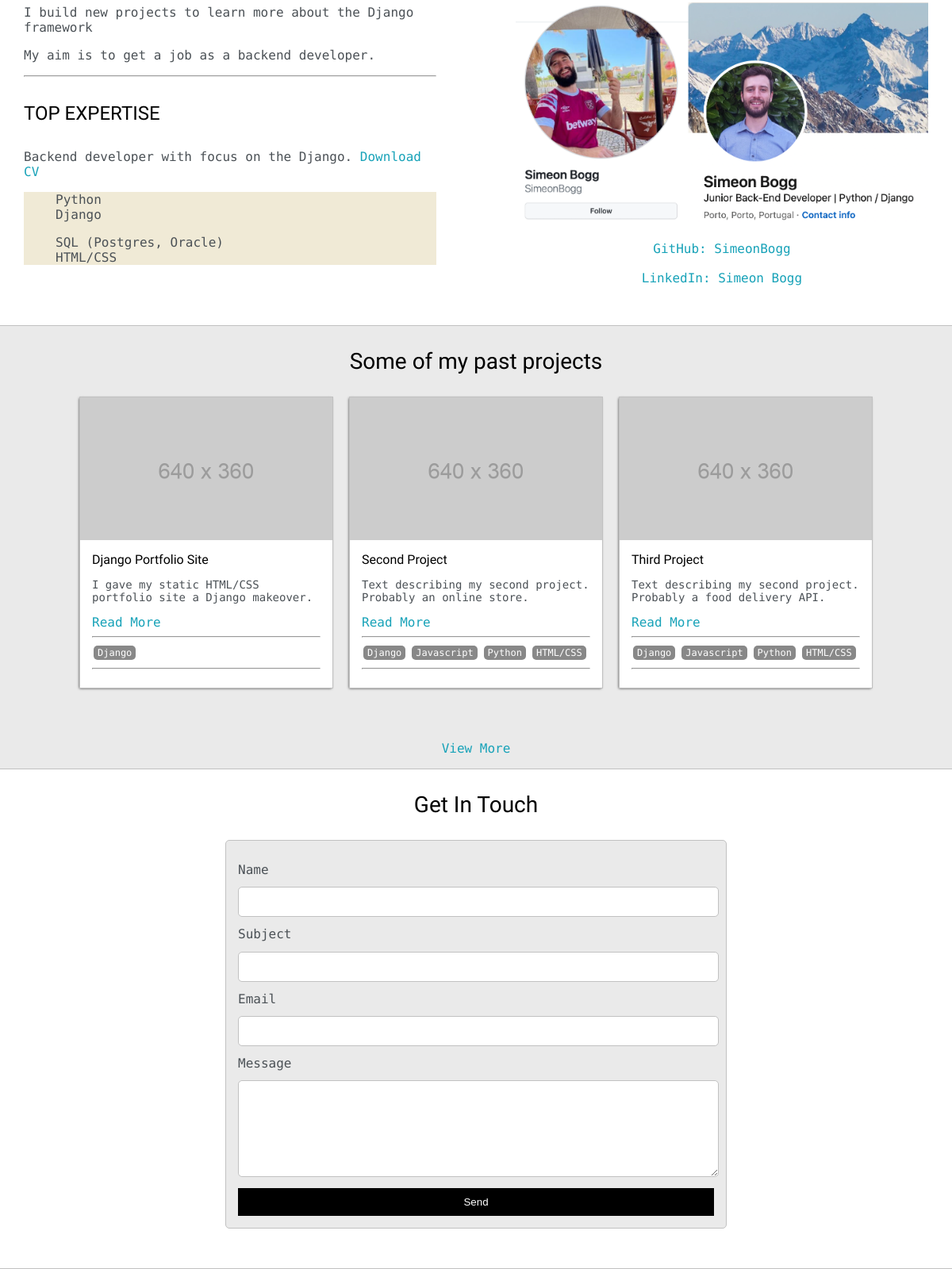
Before: / (lower part) with the older database file.
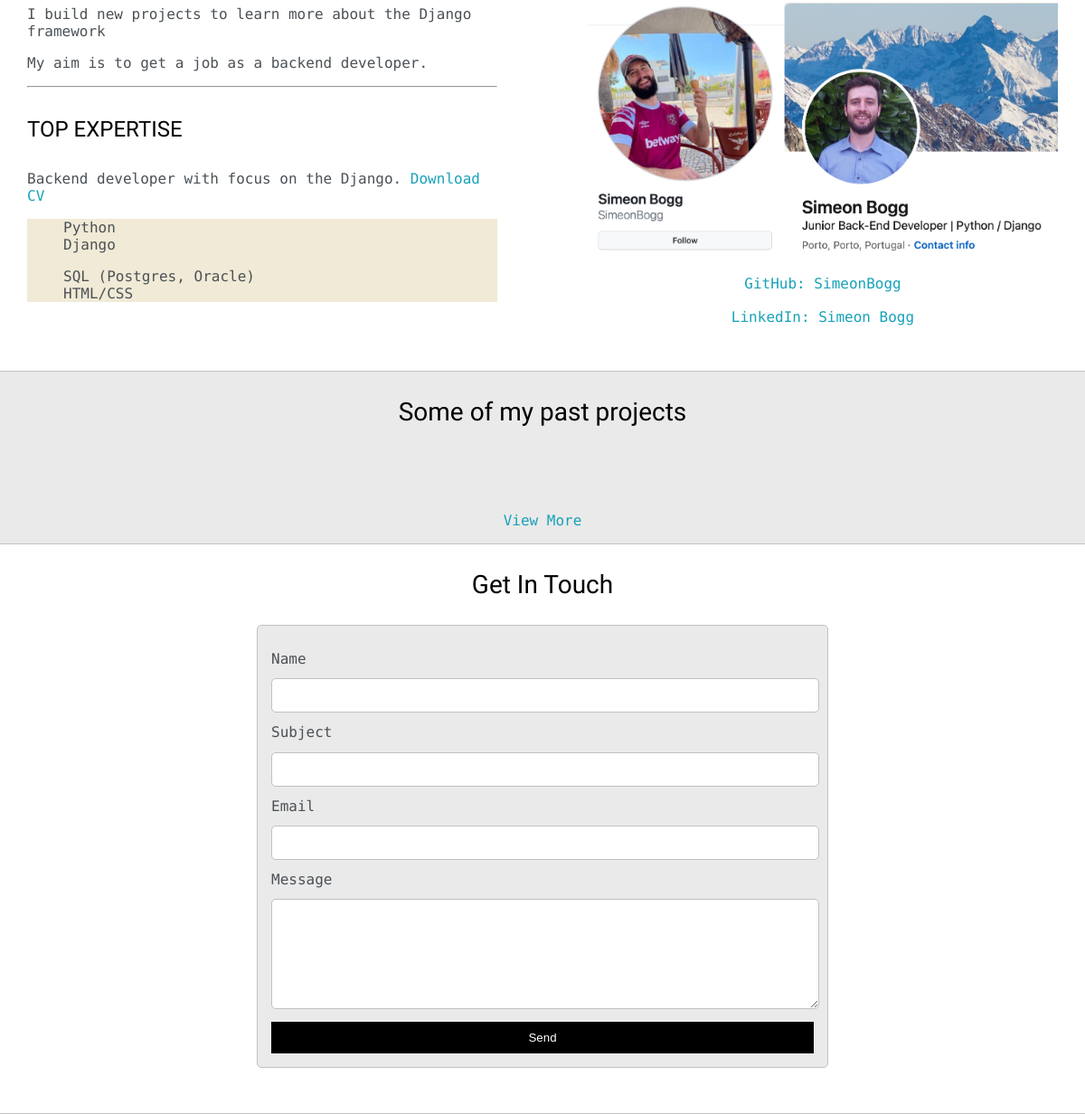
After: the same page with the newer database file.
### portfolio_app/models.py (models this page shows, shortened)
class Post(models.Model):
    heading = models.CharField(max_length=200)
    sub_heading = models.CharField(max_length=200, null=True, blank=True)
    thumbnail = models.ImageField(null=True, blank=True, upload_to="images", default="/images/placeholder.png")
    body = RichTextUploadingField(null=True, blank=True)
    created = models.DateTimeField(auto_now_add=True)
    active = models.BooleanField(default=False)
    featured = models.BooleanField(default=False)
    tags = models.ManyToManyField(Tag, null=True)
    slug = models.SlugField(null=True, blank=True)

class Tag(models.Model):
    name = models.CharField(max_length=200)
    def __str__(self):
        return self.name

### portfolio_app/views.py (the view)
# urls.py: 2. Add a URL to urlpatterns:  path('', views.home, name='home')
def home(request):
    posts = Post.objects.filter(active=True, featured=True)[0:3]
    context = {'posts': posts}
    return render(request, 'portfolio_app/index.html', context)

### portfolio_app/templates/portfolio_app/index.html (shortened to what this page needs)
<!DOCTYPE html>
{% load static %}
<html>
<head>
    <link rel="stylesheet" type="text/css" href="{% static 'css/default.css' %}" >
    <link id="theme-style" rel="stylesheet" type="text/css" href="" >
</head>
<body>
    <section class="s2">
        <div class="main-container">
            <div class="about-wrapper">
                <div class="about-me">
                    <p>I build new projects to learn more about the Django framework</p>
                    <p>My aim is to get a job as a backend developer.</p>
                    <hr>
                    <h4>TOP EXPERTISE</h4>
                    <p>Backend developer with focus on the Django. <a target="_blank" href="my_cv_2024.pdf">Download CV</a></p>
                    <div id="skills">
                        <ul>
                            <li>Python</li>
                            <li>Django</li>
                        </ul>
                        <ul>
                            <li>SQL (Postgres, Oracle)</li>
                            <li>HTML/CSS</li>
                        </ul>
                    </div>
                </div>
                <div class="social-links">
                    <img id="social-image" src="{% static 'images/work_socials.png' %}">
                    <a target="_blank" href="#">GitHub: SimeonBogg</a>
                    <br>
                    <a target="_blank" href="#">LinkedIn: Simeon Bogg</a>
                </div>
            </div>
        </div>
    </section>
    <section class="s1">
        <div class="main-container">
            <h3 style="text-align: center;">Some of my past projects</h3>
            <div class="post-wrapper">
                {% for post in posts %}
                <div>
                    <div class="post">
                        <img class="thumbnail" src="{{ post.thumbnail.url }}">
                        <div class="post-preview">
                            <h6 class="post-title">{{post.heading}}</h6>
                            <p class="post-intro">{{post.sub_heading}}</p>
                            <a href="{% url 'post' post.slug %}">Read More</a>
                            <hr>
                                {% for tag in post.tags.all %}
                                    <span class="tag">{{tag}}</span>
                                {% endfor %}
                            <hr>
                        </div>
                    </div>
                </div>
                {% endfor %}
            </div>
            <p style="text-align: center">
                <a href="{% url 'posts' %}">View More</a>
            </p>
        </div>
    </section>
    <section class="s2">
        <div class="main-container">
            <h3 style="text-align: center;">Get In Touch</h3>
            <form id="contact-form" method="POST" action="{% url 'send_email' %}">
                <label>Name</label>
                <input class="input-field" type="text" name="name">
                <label>Subject</label>
                <input class="input-field" type="text" name="subject">
                <label>Email</label>
                <input class="input-field" type="text" name="email">
                <label>Message</label>
                <textarea class="input-field" type="text" name="message"></textarea>
                <input id="submit-btn" type="submit" value="Send">
            </form>
        </div>
    </section>
</body>
</html>

Changed rows visible on the page:
removed Post: thumbnail (placeholder picture), heading "Django Portfolio Site", sub_heading "I gave my static HTML/CSS portfolio site a Django makeover."
no longer on this page (row unchanged): Tag: name "Django"
removed Post: thumbnail (placeholder picture), heading "Second Project", sub_heading "Text describing my second project. Probably an online store."
no longer on this page (row unchanged): Tag: name "Javascript"
no longer on this page (row unchanged): Tag: name "Python"
no longer on this page (row unchanged): Tag: name "HTML/CSS"
removed Post: thumbnail (placeholder picture), heading "Third Project", sub_heading "Text describing my second project. Probably a food delivery API."
